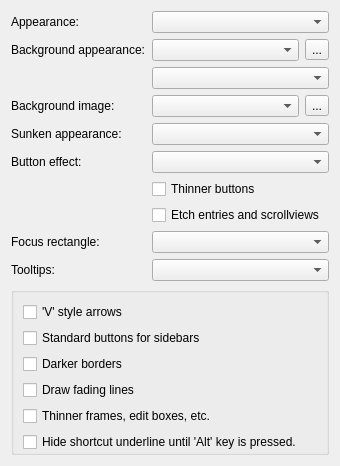
     <widget class="QWidget" name="page">
      <layout class="QFormLayout" name="formLayout">
       <item row="0" column="0">
        <widget class="QLabel" name="label_7">
         <property name="text">
          <string>Appearance:</string>
         </property>
        </widget>
       </item>
       <item row="0" column="1">
        <widget class="QComboBox" name="appearance">
         <property name="sizePolicy">
          <sizepolicy hsizetype="Preferred" vsizetype="Fixed">
           <horstretch>0</horstretch>
           <verstretch>0</verstretch>
          </sizepolicy>
         </property>
         <property name="toolTip">
          <string>&lt;p&gt;The setting here affects the general appearance - and will be applied to buttons, combo boxes, and spin buttons.&lt;/p&gt;</string>
         </property>
        </widget>
       </item>
       <item row="1" column="0">
        <widget class="QLabel" name="label_47">
         <property name="text">
          <string>Background appearance:</string>
         </property>
        </widget>
       </item>
       <item row="1" column="1">
        <layout class="QHBoxLayout" name="horizontalLayout_3">
         <item>
          <widget class="QComboBox" name="bgndAppearance">
           <property name="toolTip">
            <string>&lt;p&gt;Sets a gradient to be used as the background for windows and dialogs.&lt;/p&gt;&lt;p&gt;&lt;b&gt;NOTE&lt;/b&gt; This is an experimental option, and will (probably) have a detrimental effect on performance.&lt;/p&gt;</string>
           </property>
          </widget>
         </item>
         <item>
          <widget class="QToolButton" name="bgndAppearance_btn">
           <property name="text">
            <string>...</string>
           </property>
          </widget>
         </item>
        </layout>
       </item>
       <item row="2" column="1">
        <widget class="QComboBox" name="bgndGrad">
         <property name="toolTip">
          <string>&lt;p&gt;Control the orientation of the background gradient.&lt;/p&gt;</string>
         </property>
        </widget>
       </item>
       <item row="3" column="0">
        <widget class="QLabel" name="label_47b">
         <property name="text">
          <string>Background image:</string>
         </property>
        </widget>
       </item>
       <item row="3" column="1">
        <layout class="QHBoxLayout" name="horizontalLayout_4">
         <item>
          <widget class="QComboBox" name="bgndImage">
           <property name="toolTip">
            <string>&lt;p&gt;This adds a background image to the top-right of dialogs and windows.
            &lt;ul&gt;&lt;li&gt;None - No image.&lt;/li&gt;&lt;li&gt;Bordered rings - 'Air' like rings with borders.&lt;/li&gt;&lt;li&gt;Plain rings - 'Air' like rings, but without any border.&lt;/li&gt;&lt;li&gt;Square rings - 3 simple rounded sqaures.&lt;/li&gt;&lt;/ul&gt;&lt;/p&gt;</string>
           </property>
          </widget>
         </item>
         <item>
          <widget class="QToolButton" name="bgndImage_btn">
           <property name="text">
            <string>...</string>
           </property>
          </widget>
         </item>
        </layout>
       </item>
       <item row="4" column="0">
        <widget class="QLabel" name="label_29">
         <property name="text">
          <string>Sunken appearance:</string>
         </property>
        </widget>
       </item>
       <item row="4" column="1">
        <widget class="QComboBox" name="sunkenAppearance">
         <property name="toolTip">
          <string>&lt;p&gt;Define the gradient to be used for sunken widgets - e.g. pressed buttons.&lt;/p&gt;</string>
         </property>
        </widget>
       </item>
       <item row="5" column="0">
        <widget class="QLabel" name="label_9">
         <property name="text">
          <string>Button effect:</string>
         </property>
        </widget>
       </item>
       <item row="5" column="1">
        <widget class="QComboBox" name="buttonEffect">
         <property name="toolTip">
          <string>&lt;p&gt;Control what effect should be applied to buttons, combo boxes, etc.&lt;/p&gt;</string>
         </property>
        </widget>
       </item>
       <item row="6" column="1">
        <widget class="QCheckBox" name="thin_buttons">
         <property name="toolTip">
          <string>&lt;p&gt;Make buttons, and other widgets, slightly thinner.&lt;/p&gt;</string>
         </property>
         <property name="text">
          <string>Thinner buttons</string>
         </property>
        </widget>
       </item>
       <item row="7" column="1">
        <widget class="QCheckBox" name="etchEntry">
         <property name="toolTip">
          <string>&lt;p&gt;When the 'Button effect' is set to etched or shadowed, then this option controls whether line-edits and scrollviews (such as listviews and treeviews) should have an etched look.&lt;/p&gt;</string>
         </property>
         <property name="text">
          <string>Etch entries and scrollviews </string>
         </property>
        </widget>
       </item>
       <item row="8" column="0">
        <widget class="QLabel" name="label_25">
         <property name="text">
          <string>Focus rectangle:</string>
         </property>
        </widget>
       </item>
       <item row="8" column="1">
        <widget class="QComboBox" name="focus">
         <property name="toolTip">
          <string>&lt;p&gt;Controls how Vanish indicates that a widget has keyboard focus.&lt;/p&gt;</string>
         </property>
        </widget>
       </item>
       <item row="9" column="0">
        <widget class="QLabel" name="label_tt">
         <property name="text">
          <string>Tooltips:</string>
         </property>
        </widget>
       </item>
       <item row="9" column="1">
        <widget class="QComboBox" name="tooltipAppearance">
         <property name="toolTip">
          <string>&lt;p&gt;Controls the appearance of tooltip backgrounds.&lt;/p&gt;</string>
         </property>
        </widget>
       </item>
       <item row="10" column="0" colspan="2">
        <widget class="QGroupBox" name="groupBox_4">
         <property name="title">
          <string/>
         </property>
         <layout class="QVBoxLayout" name="verticalLayout_4">
          <property name="bottomMargin">
           <number>0</number>
          </property>
          <item>
           <widget class="QCheckBox" name="vArrows">
            <property name="toolTip">
             <string>&lt;p&gt;Vanish supports 2 arrows types; plain (i.e. triangular) and the more modern looking 'V' style arrows.&lt;/p&gt;</string>
            </property>
            <property name="text">
             <string>'V' style arrows</string>
            </property>
           </widget>
          </item>
          <item>
           <widget class="QCheckBox" name="stdSidebarButtons">
            <property name="toolTip">
             <string>&lt;p&gt;Select this to have the sidebar buttons in konqueror, kate, kaffeine, ktorrent, etc., drawn as per normal buttons - otherwise they will be drawn in a more flat style with the active tab colored with the highlght color.&lt;/p&gt;</string>
            </property>
            <property name="text">
             <string>Standard buttons for sidebars</string>
            </property>
           </widget>
          </item>
          <item>
           <widget class="QCheckBox" name="darkerBorders">
            <property name="toolTip">
             <string>&lt;p&gt;Darkens the borders of frames, buttons, etc.&lt;/p&gt;</string>
            </property>
            <property name="text">
             <string>Darker borders</string>
            </property>
           </widget>
          </item>
          <item>
           <widget class="QCheckBox" name="fadeLines">
            <property name="toolTip">
             <string>&lt;p&gt;Controls whether horizontal and vertical lines should be drawn with fading ends.&lt;/p&gt;</string>
            </property>
            <property name="text">
             <string>Draw fading lines</string>
            </property>
           </widget>
          </item>
          <item>
           <widget class="QCheckBox" name="thin_frames">
            <property name="toolTip">
             <string>&lt;p&gt;Controls whether the internal 3d part of frames, etc, should be drawn.&lt;/p&gt;</string>
            </property>
            <property name="text">
             <string>Thinner frames, edit boxes, etc.</string>
            </property>
           </widget>
          </item>
          <item>
           <widget class="QCheckBox" name="hideShortcutUnderline">
            <property name="text">
             <string>Hide shortcut underline until 'Alt' key is pressed.</string>
            </property>
           </widget>
          </item>
         </layout>
        </widget>
       </item>
      </layout>
     </widget>
